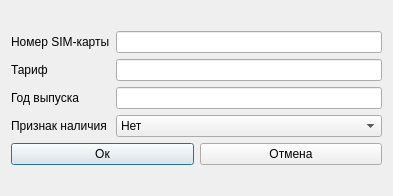
<?xml version="1.0" encoding="UTF-8"?>
<ui version="4.0">
 <class>addinhashdialog</class>
 <widget class="QDialog" name="addinhashdialog">
  <property name="geometry">
   <rect>
    <x>0</x>
    <y>0</y>
    <width>393</width>
    <height>196</height>
   </rect>
  </property>
  <property name="windowTitle">
   <string>Dialog</string>
  </property>
  <layout class="QGridLayout" name="gridLayout">
   <item row="0" column="0">
    <layout class="QVBoxLayout" name="verticalLayout_3">
     <item>
      <layout class="QHBoxLayout" name="horizontalLayout">
       <item>
        <layout class="QVBoxLayout" name="verticalLayout">
         <item>
          <widget class="QLabel" name="passportLabel">
           <property name="text">
            <string>Номер SIM-карты</string>
           </property>
          </widget>
         </item>
         <item>
          <widget class="QLabel" name="nameLabel">
           <property name="text">
            <string>Тариф</string>
           </property>
          </widget>
         </item>
         <item>
          <widget class="QLabel" name="yearLabel">
           <property name="text">
            <string>Год выпуска</string>
           </property>
          </widget>
         </item>
         <item>
          <widget class="QLabel" name="adressLabel">
           <property name="text">
            <string>Признак наличия</string>
           </property>
          </widget>
         </item>
        </layout>
       </item>
       <item>
        <layout class="QVBoxLayout" name="verticalLayout_2">
         <item>
          <widget class="QLineEdit" name="simNumberEdit"/>
         </item>
         <item>
          <widget class="QLineEdit" name="rateEdit"/>
         </item>
         <item>
          <widget class="QLineEdit" name="yearEdit"/>
         </item>
         <item>
          <widget class="QComboBox" name="isThereComboBox">
           <item>
            <property name="text">
             <string>Нет </string>
            </property>
           </item>
           <item>
            <property name="text">
             <string>Да</string>
            </property>
           </item>
          </widget>
         </item>
        </layout>
       </item>
      </layout>
     </item>
     <item>
      <layout class="QHBoxLayout" name="horizontalLayout_2">
       <item>
        <widget class="QPushButton" name="doneButton">
         <property name="text">
          <string>Ок</string>
         </property>
        </widget>
       </item>
       <item>
        <widget class="QPushButton" name="cancelButton">
         <property name="text">
          <string>Отмена</string>
         </property>
        </widget>
       </item>
      </layout>
     </item>
    </layout>
   </item>
  </layout>
 </widget>
 <resources/>
 <connections/>
</ui>
